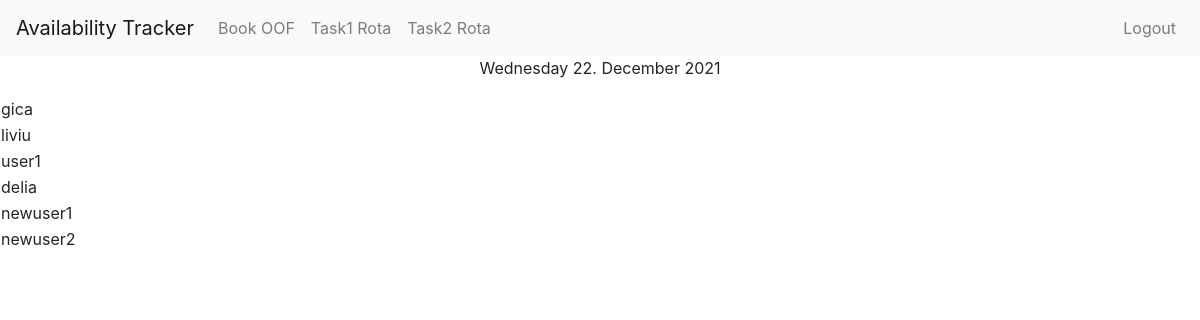
/ (signed in), run on the app's committed database.
### tables this page shows
CREATE TABLE users (
id INTEGER,
username TEXT NOT NULL,
pw_hash TEXT NOT NULL,
country TEXT,
role TEXT,
lob TEXT,
name TEXT,
PRIMARY KEY(id)
);

### app.py (the view)
@app.route("/")
@login_required
def index():
    currentDate = date.today().strftime("%A %d. %B %Y")
    users = database.username_lookup(None)
    userNames = []
    for user in users:
        userNames.append(user[1])
    return render_template("availability.html", currentDate = currentDate, userNames = userNames)

### app.py (called while the page is built)
@app.after_request
def after_request(response):
    response.headers["Cache-Control"] = "no-cache, no-store, must-revalidate"
    response.headers["Expires"] = 0
    response.headers["Pragma"] = "no-cache"
    return response

### database.py (called while the page is built)
def username_lookup(userName):
    conn = sqlite3.connect("availability.db")
    c = conn.cursor()
    if userName:
        c.execute("SELECT * FROM users WHERE username = ?", (userName,))
    else:
        c.execute("SELECT * FROM users")
    users = c.fetchall()
    conn.commit()
    conn.close()
    return users

### helpers.py (called while the page is built)
def login_required(f):
    @wraps(f)
    def decorated_function(*args, **kwargs):
        if session.get("user_id") is None:
            return redirect("/login")
        return f(*args, **kwargs)
    return decorated_function

### templates/availability.html (shortened to what this page needs)
{% extends "layout.html" %}
{% block main %}
    <p>{{currentDate}}</p>
    {%for userName in userNames%}
    <table>
        <tr>
            <td>{{userName}}</td>
        </tr>
    </table>
    {%endfor%}
{% endblock %}

### data on the page
users: username "gica"
users: username "liviu"
users: username "user1"
users: username "delia"
users: username "newuser1"
users: username "newuser2"
